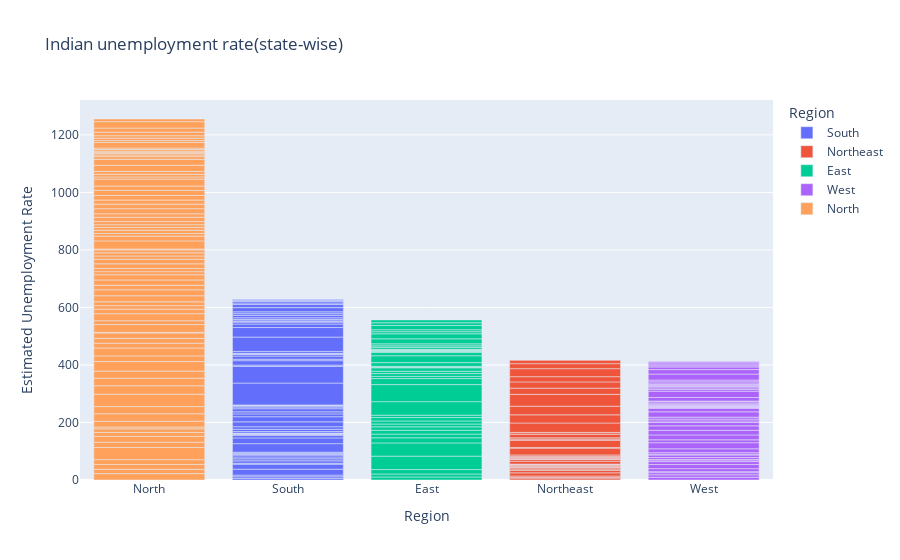

The cell this chart's notebook holds for it:
### Code cell
fg=px.bar(data,x='Region',y='Estimated Unemployment Rate',title='Indian unemployment rate(state-wise)',template='plotly',color='Region')
fg.update_layout(xaxis={'categoryorder':'total descending'})
fg.show()

### Figure 1 — Plotly figure (JSON) as saved in the notebook; plotly's stock layout.template omitted (floating-point values rounded to 4 significant figures)
{"data": [{"alignmentgroup": "True", "hovertemplate": "Region=%{x}<br>Estimated Unemployment Rate=%{y}<extra></extra>", "legendgroup": "South", "marker": {"color": "#636efa", "pattern": {"shape": ""}}, "name": "South", "offsetgroup": "South", "orientation": "v", "showlegend": true, "textposition": "auto", "type": "bar", "x": ["South", "South", "South", "South", "South", "South", "South", "South", "South", "South", "South", "South", "South", "South", "South", "South", "South", "South", "South", "South", "South", "South", "South", "South", "South", "South", "South", "South", "South", "South", "South", "South", "South", "South", "South", "South", "South", "South", "South", "South", "South", "South", "South", "South", "South", "South", "South", "South", "South", "South", "South", "South", "South", "South", "South", "South", "South", "South", "South", "South"], "xaxis": "x", "y": [5.48, 5.83, 5.79, 20.51, 17.43, 3.31, 8.34, 6.96, 6.4, 6.59, 2.86, 3.61, 3.46, 29.84, 19.97, 8.44, 4.01, 0.5, 2.41, 1.58, 5.31, 7.6, 8.99, 16.99, 17.88, 9.71, 7.09, 10.98, 5.91, 3.88, 0.58, 1.76, 1.2, 75.85, 58.19, 4.24, 15.47, 5.05, 10.9, 6.18, 1.57, 2.09, 6.4, 49.83, 33.16, 12.2, 6.81, 2.65, 5, 2.16, 5.49, 8.29, 5.77, 6.25, 14.7, 10.55, 5.36, 5.79, 3.27, 2.86], "yaxis": "y"}, {"alignmentgroup": "True", "hovertemplate": "Region=%{x}<br>Estimated Unemployment Rate=%{y}<extra></extra>", "legendgroup": "Northeast", "marker": {"color": "#EF553B", "pattern": {"shape": ""}}, "name": "Northeast", "offsetgroup": "Northeast", "orientation": "v", "showlegend": true, "textposition": "auto", "type": "bar", "x": ["Northeast", "Northeast", "Northeast", "Northeast", "Northeast", "Northeast", "Northeast", "Northeast", "Northeast", "Northeast", "Northeast", "Northeast", "Northeast", "Northeast", "Northeast", "Northeast", "Northeast", "Northeast", "Northeast", "Northeast", "Northeast", "Northeast", "Northeast", "Northeast", "Northeast", "Northeast", "Northeast", "Northeast", "Northeast", "Northeast", "Northeast", "Northeast", "Northeast", "Northeast", "Northeast", "Northeast", "Northeast", "Northeast"], "xaxis": "x", "y": [4.66, 4.41, 4.77, 11.06, 9.55, 0.6, 3.77, 5.53, 1.19, 3.02, 1.66, 3.59, 1.58, 10.03, 5.92, 1.15, 2.1, 3.74, 4.29, 4.6, 23.57, 2.28, 24.51, 4.46, 4.45, 12.49, 5.7, 0.88, 32.67, 28.4, 29.95, 41.23, 21.51, 21.71, 18.24, 27.92, 17.35, 11.57], "yaxis": "y"}, {"alignmentgroup": "True", "hovertemplate": "Region=%{x}<br>Estimated Unemployment Rate=%{y}<extra></extra>", "legendgroup": "East", "marker": {"color": "#00cc96", "pattern": {"shape": ""}}, "name": "East", "offsetgroup": "East", "orientation": "v", "showlegend": true, "textposition": "auto", "type": "bar", "x": ["East", "East", "East", "East", "East", "East", "East", "East", "East", "East", "East", "East", "East", "East", "East", "East", "East", "East", "East", "East", "East", "East", "East", "East", "East", "East", "East", "East", "East", "East", "East", "East", "East", "East", "East", "East", "East", "East", "East", "East"], "xaxis": "x", "y": [10.61, 10.29, 15.43, 46.64, 45.96, 17.82, 12.79, 13.44, 11.91, 9.82, 10.61, 11.85, 8.23, 47.09, 59.23, 20.95, 7.63, 9.76, 8.24, 11.8, 1.9, 3.12, 13.08, 23.76, 11.41, 3.77, 1.88, 1.42, 2.1, 2.18, 6.94, 4.92, 6.92, 17.41, 17.41, 7.29, 6.83, 14.87, 9.35, 9.98], "yaxis": "y"}, {"alignmentgroup": "True", "hovertemplate": "Region=%{x}<br>Estimated Unemployment Rate=%{y}<extra></extra>", "legendgroup": "West", "marker": {"color": "#ab63fa", "pattern": {"shape": ""}}, "name": "West", "offsetgroup": "West", "orientation": "v", "showlegend": true, "textposition": "auto", "type": "bar", "x": ["West", "West", "West", "West", "West", "West", "West", "West", "West", "West", "West", "West", "West", "West", "West", "West", "West", "West", "West", "West", "West", "West", "West", "West", "West", "West", "West", "West", "West", "West", "West", "West", "West", "West", "West", "West", "West", "West", "West", "West", "West", "West", "West", "West", "West", "West", "West", "West", "West", "West"], "xaxis": "x", "y": [9.65, 8.38, 7.54, 3.41, 10.5, 14.23, 10.27, 5.63, 1.96, 6.62, 8.89, 2.81, 5.25, 13.31, 21.25, 9.96, 17.07, 16.21, 15.38, 11.54, 5.54, 6.38, 6.66, 18.71, 12.11, 3.2, 1.84, 1.87, 3.42, 4.03, 4.11, 4.57, 2.22, 12.36, 21.98, 6.48, 5.08, 4.7, 3.91, 3.13, 4.95, 4.69, 5.79, 20.9, 15.46, 9.23, 3.89, 6.23, 4.55, 4.1], "yaxis": "y"}, {"alignmentgroup": "True", "hovertemplate": "Region=%{x}<br>Estimated Unemployment Rate=%{y}<extra></extra>", "legendgroup": "North", "marker": {"color": "#FFA15A", "pattern": {"shape": ""}}, "name": "North", "offsetgroup": "North", "orientation": "v", "showlegend": true, "textposition": "auto", "type": "bar", "x": ["North", "North", "North", "North", "North", "North", "North", "North", "North", "North", "North", "North", "North", "North", "North", "North", "North", "North", "North", "North", "North", "North", "North", "North", "North", "North", "North", "North", "North", "North", "North", "North", "North", "North", "North", "North", "North", "North", "North", "North", "North", "North", "North", "North", "North", "North", "North", "North", "North", "North", "North", "North", "North", "North", "North", "North", "North", "North", "North", "North", "North", "North", "North", "North", "North", "North", "North", "North", "North", "North", "North", "North", "North", "North", "North", "North", "North", "North", "North"], "xaxis": "x", "y": [22.23, 14.84, 17.04, 16.68, 42.27, 18.19, 20.3, 13.79, 12.53, 6.27, 20.34, 25.77, 25.05, 43.22, 29.02, 26.7, 24.18, 33.5, 19.68, 27.31, 16.83, 16.84, 18.76, 2.2, 26.95, 13.47, 24.31, 15.79, 12.04, 13.46, 21.08, 20.78, 15.5, 18.74, 17.92, 10.88, 11.09, 16.17, 16.14, 11.11, 10.97, 10.32, 2.86, 28.33, 16.55, 9.19, 10.99, 9.61, 9.88, 10.97, 15.16, 11.9, 17.7, 15.74, 14.39, 15.81, 17.51, 15.35, 24.15, 7.58, 8.98, 10.11, 21.54, 20.41, 9.47, 5.56, 5.79, 4.18, 3.75, 5.49, 4.99, 19.85, 6.48, 8.01, 8.61, 12.38, 14.26, 22.26, 9.23], "yaxis": "y"}], "layout": {"barmode": "relative", "legend": {"title": {"text": "Region"}, "tracegroupgap": 0}, "title": {"text": "Indian unemployment rate(state-wise)"}, "xaxis": {"anchor": "y", "categoryarray": ["South", "Northeast", "East", "West", "North"], "categoryorder": "total descending", "domain": [0, 1], "title": {"text": "Region"}}, "yaxis": {"anchor": "x", "domain": [0, 1], "title": {"text": "Estimated Unemployment Rate"}}}}
